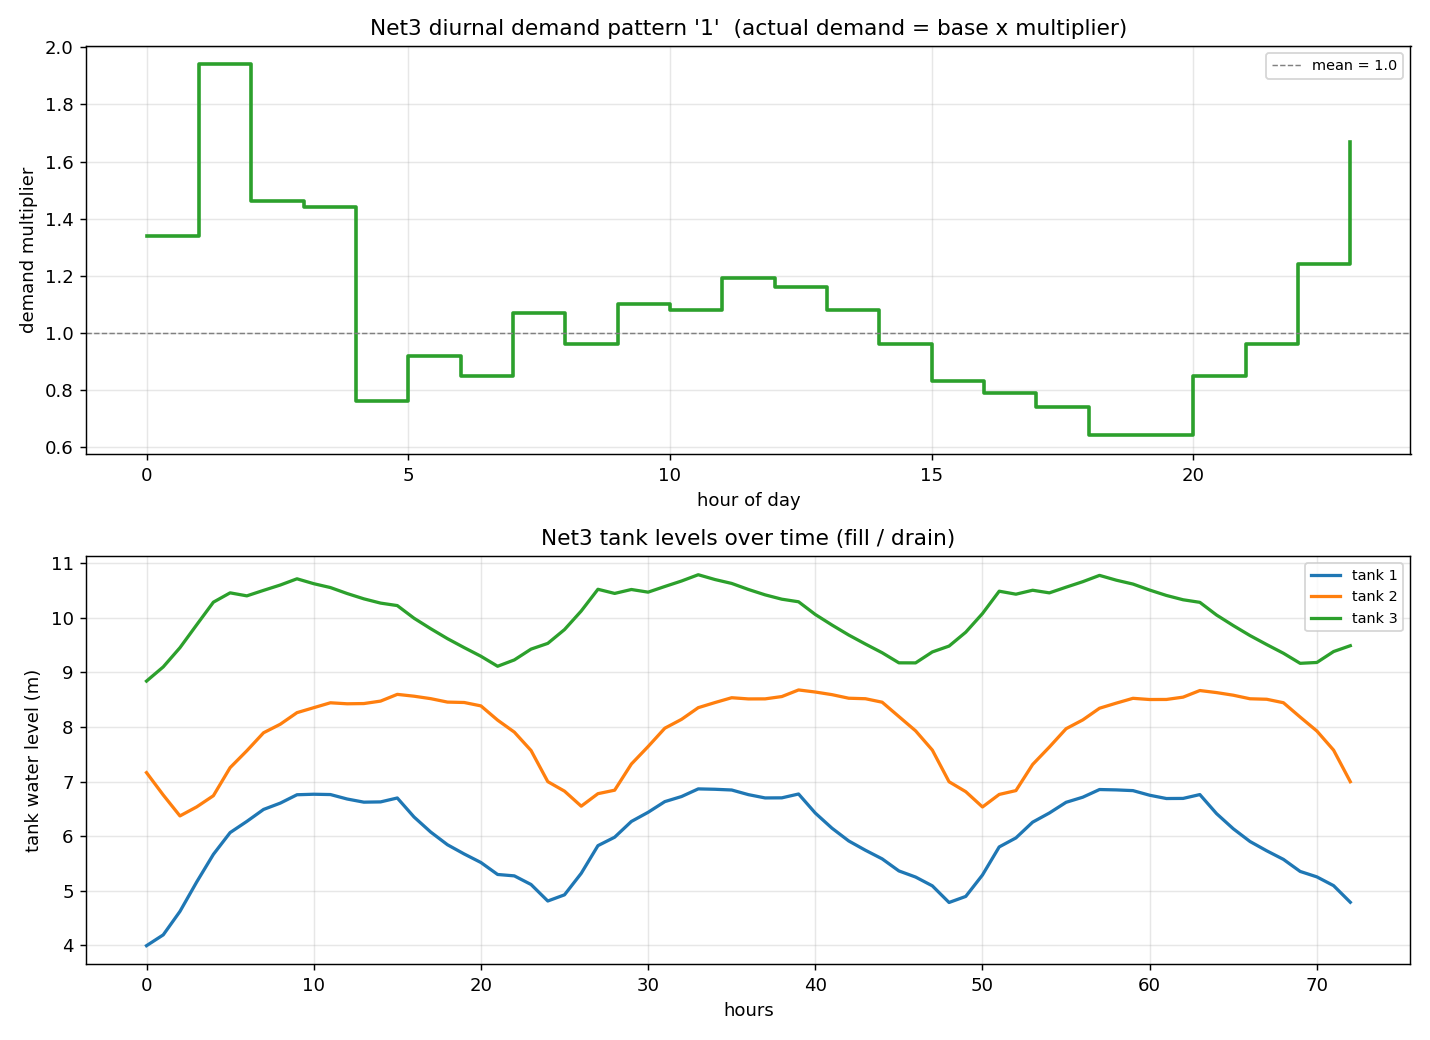

This chart was generated by the following Python code:
import os, matplotlib
matplotlib.use("Agg")
import matplotlib.pyplot as plt
import numpy as np
import wntr

INP = os.path.join(os.path.dirname(wntr.__file__), "library", "networks", "Net3.inp")
wn = wntr.network.WaterNetworkModel(INP)

print("=" * 60)
print("NET3 COMPOSITION")
print("=" * 60)
print("junctions (需水节点):", len(wn.junction_name_list))
print("pipes (管段)       :", len(wn.pipe_name_list))
print("reservoirs (水源)  :", wn.reservoir_name_list)
print("tanks (水箱)       :", wn.tank_name_list)
print("pumps (泵)         :", wn.pump_name_list)
print("valves (阀)        :", wn.valve_name_list)
print("patterns (模式)    :", wn.pattern_name_list)

print("\n--- TANKS (水箱) ---")
for t in wn.tank_name_list:
    tk = wn.get_node(t)
    print(f"  tank {t}: elevation={tk.elevation:.1f} m, init_level={tk.init_level:.2f} m, "
          f"min={tk.min_level:.2f}, max={tk.max_level:.2f}, diameter={tk.diameter:.1f} m")

print("\n--- a few JUNCTIONS: base demand + pattern ---")
for j in wn.junction_name_list[:6]:
    nd = wn.get_node(j)
    dts = nd.demand_timeseries_list[0] if len(nd.demand_timeseries_list) else None
    base = dts.base_value if dts is not None else 0.0
    pat = dts.pattern_name if (dts is not None and dts.pattern_name) else "(none)"
    print(f"  junction {j}: base_demand={base*1000:.2f} L/s, pattern={pat}")

print("\n--- DEMAND PATTERN multipliers (diurnal) ---")
for pn in wn.pattern_name_list:
    mult = wn.get_pattern(pn).multipliers
    print(f"  pattern {pn} ({len(mult)} steps): {np.round(mult,2).tolist()}")

# ---- plot: demand pattern + tank levels over time ----
wn.options.time.duration = 72 * 3600
sim = wntr.sim.EpanetSimulator(wn).run_sim()
head = sim.node["head"]

fig, (ax1, ax2) = plt.subplots(2, 1, figsize=(11, 8))

# panel 1: the diurnal demand multiplier (pattern '1')
pstep_h = wn.options.time.pattern_timestep / 3600.0
m = wn.get_pattern("1").multipliers
hrs = np.arange(len(m)) * pstep_h
ax1.step(hrs, m, where="post", lw=2.0, color="tab:green")
ax1.axhline(1.0, color="grey", ls="--", lw=0.8, label="mean = 1.0")
ax1.set_xlabel("hour of day"); ax1.set_ylabel("demand multiplier")
ax1.set_title("Net3 diurnal demand pattern '1'  (actual demand = base x multiplier)")
ax1.legend(fontsize=8); ax1.grid(alpha=0.3)

# panel 2: tank water level over 72 h
for t in wn.tank_name_list:
    level = head[t] - wn.get_node(t).elevation
    ax2.plot(level.index / 3600.0, level, lw=1.8, label=f"tank {t}")
ax2.set_xlabel("hours"); ax2.set_ylabel("tank water level (m)")
ax2.set_title("Net3 tank levels over time (fill / drain)")
ax2.legend(fontsize=8); ax2.grid(alpha=0.3)

plt.tight_layout()
out = os.path.join(os.path.dirname(__file__), "_net3data.png")
plt.savefig(out, dpi=130)
print("\nsaved", out)
